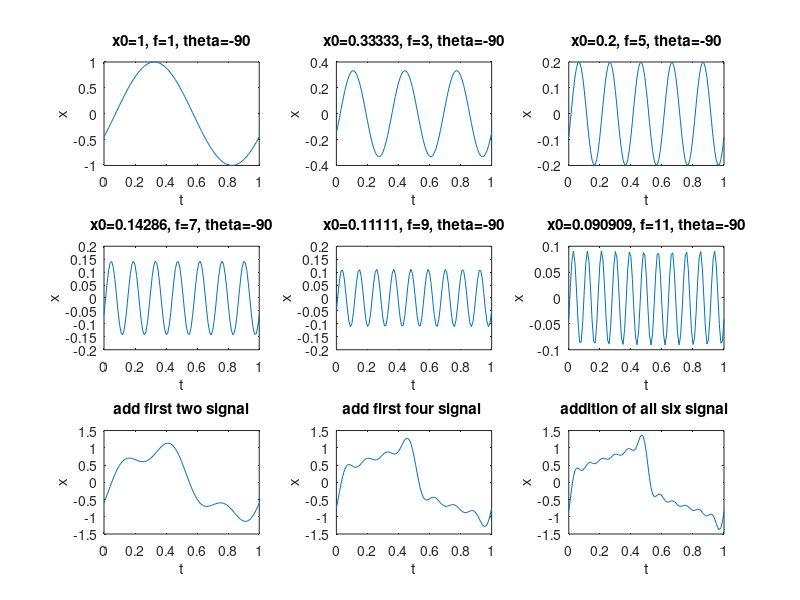
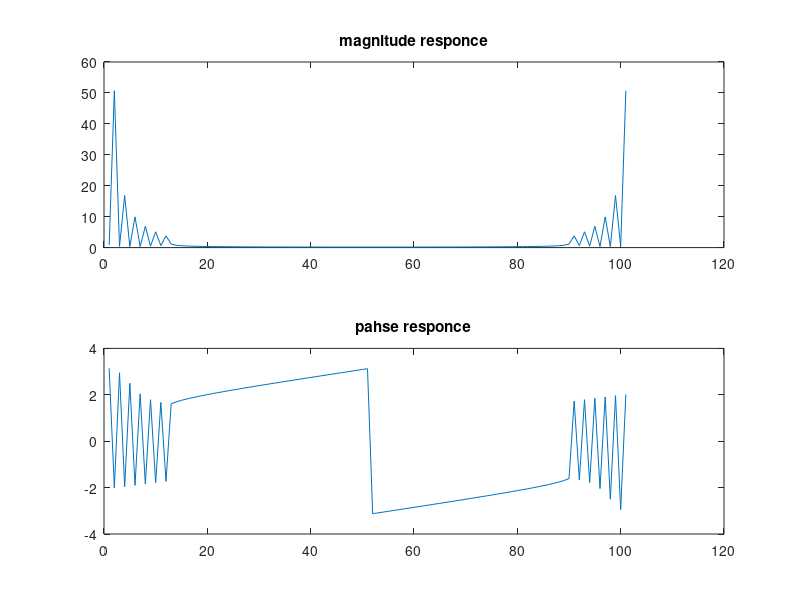

Reproduce these figures in MATLAB, in order.
clc
clear all
close all
theta=-90;
t=[0:0.01:1];
f=1;
x0=1;
for i=1:6
    x= x0 * cos(2*pi*f*t + theta) ;
    subplot(3,3,i)
    plot(t,x)
    xlabel('t')
    ylabel('x')
    title(['x0=',num2str(x0),', f=',num2str(f),', theta=',num2str(theta)])
    f=f+2;
    x0=1/f;
    if (i==1)
        x1=x;
    elseif (i==2)
        x2=x;
    elseif (i==3)
        x3=x;
    elseif (i==4)
        x4=x;
    elseif (i==5)
        x5=x;
    elseif(i==6)
        x6=x;
    end
end 

subplot(3,3,7)
plot(t,x1+x2)
xlabel('t')
ylabel('x')
title('add first two signal')

subplot(3,3,8)
plot(t,x1+x2+x3+x4)
xlabel('t')
ylabel('x')
title('add first four signal ')
subplot(3,3,9)
plot(t,x1+x2+x3+x4+x5+x6)
xlabel('t')
ylabel('x')
title('addition of all six signal ')

figure(2)
subplot(2,1,1)
plot(abs(fft(x1+x2+x3+x4+x5+x6)))
title('magnitude responce')
subplot(2,1,2)
plot(angle(fft(x1+x2+x3+x4+x5+x6)))
title('pahse responce')
